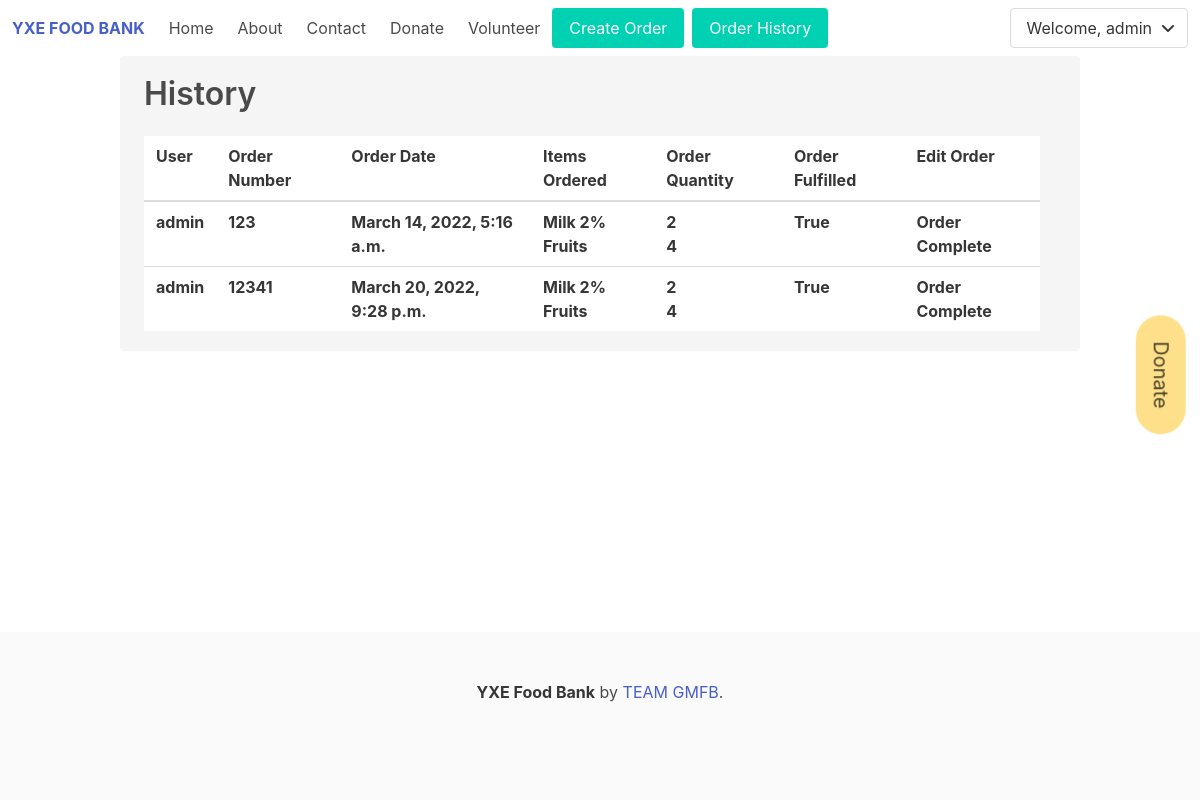
The page /history/ (signed in) on the database as committed earlier.
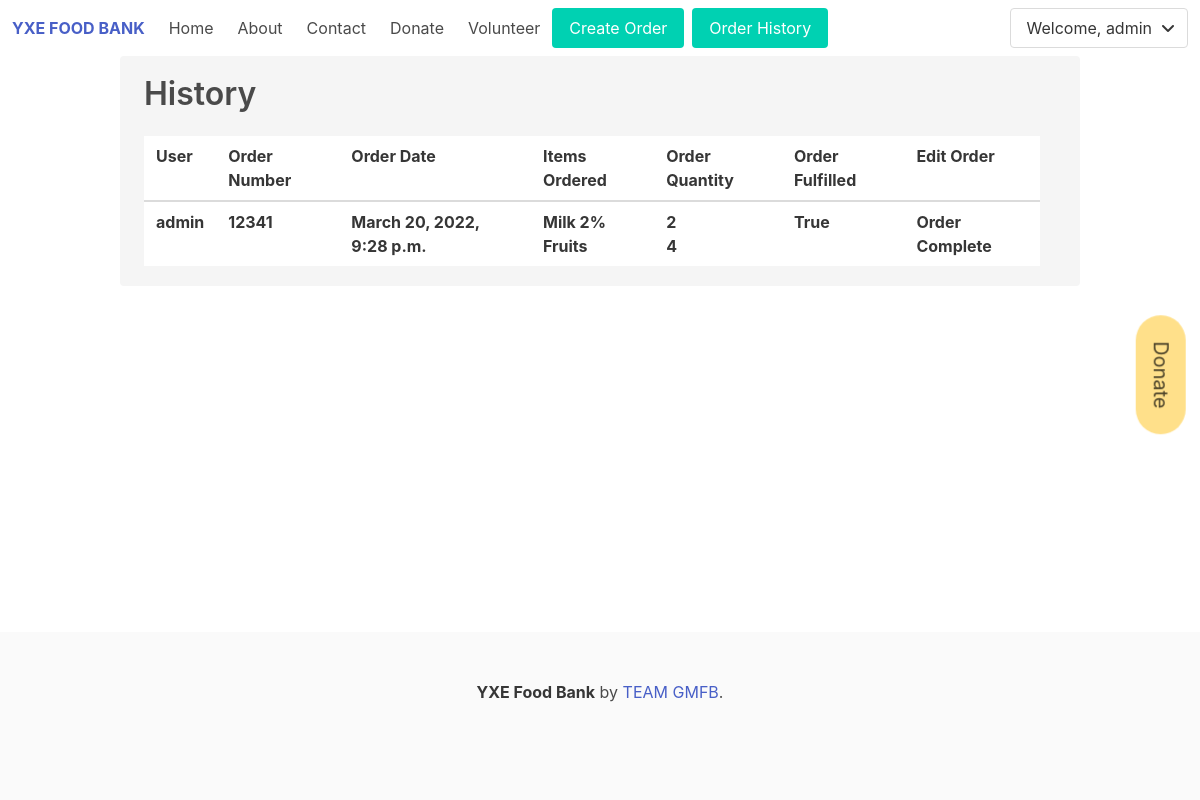
The same page on the database as committed later.
### store/models.py (models this page shows, shortened)
class Form(models.Model):
    customer = models.ForeignKey(
        Account, on_delete=models.SET_NULL, blank=True, null=True)
    date_ordered = models.DateTimeField(auto_now_add=True)
    complete = models.BooleanField(default=False, null=True, blank=False)
    transaction_id = models.CharField(max_length=200, null=True)
    notes = models.CharField(max_length=200, null=True)
    fufilled = models.BooleanField(default=False, null=True, blank=False)

class Formitems(models.Model):
    product = models.ForeignKey(
        Product, on_delete=models.SET_NULL, blank=True, null=True)
    form = models.ForeignKey(
        Form, on_delete=models.SET_NULL, blank=True, null=True)
    quantity = models.IntegerField(default=0, null=True, blank=True)
    date_added = models.DateTimeField(auto_now_add=True)

class Product(models.Model):
    name = models.CharField(max_length=200, null=True)
    quantity = models.IntegerField(default=0, null=True, blank=True)
    image = models.ImageField(null=True, blank=True)
    def __str__(self):
        return self.name

### account/models.py (models this page shows, shortened)
class Account(AbstractBaseUser):
    email = models.EmailField(verbose_name="email", max_length=60, unique=True)
    username = models.CharField(max_length=30, unique=True)
    date_joined = models.DateTimeField(
        verbose_name='date joined', auto_now_add=True)
    last_login = models.DateTimeField(verbose_name='last login', auto_now=True)
    is_admin = models.BooleanField(default=False)
    is_active = models.BooleanField(default=True)
    is_staff = models.BooleanField(default=False)
    is_superuser = models.BooleanField(default=False)
    phone = models.CharField(
        verbose_name="phone", max_length=10, unique=True)
    first_name = models.CharField(max_length=30)
    last_name = models.CharField(max_length=30)
    USERNAME_FIELD = 'username'
    REQUIRED_FIELDS = ['email', 'phone', 'first_name', 'last_name']
    objects = MyAccountManager()
    def __str__(self):
        return self.username

### userHist/views.py (the view)
# urls.py: path('history/', views.userHistPage, name="userHist"),
def userHistPage(request):
    user = request.user
    products = Product.objects.all()
    accounts = Account.objects.all()
    form = Form.objects.all().filter(customer=user).filter(complete=True)
    formitem = Formitems.objects.all()
    context = {'products':products,'account':accounts,'form': form, 'formitems':formitem}
    if (request.method == 'POST') and ('delete' in request.POST):
        for x in form:
            x.delete()
            return redirect('userHist')
    return render(request, 'userHist.html', context)

### userHist/templates/userHist.html (shortened to what this page needs)
{% extends 'main.html' %} {% block content %}
<div class="container">
  <div class="notification is-secondary">
    <div class="title">History</div>
      <div class="table-container">
        <table class="table">
          <thead>
            <tr>
              <th>User</th>
              <th>Order Number</th>
              <th>Order Date</th>
              <th>Items Ordered</th>
              <th>Order Quantity</th>
              <th>Order Fulfilled</th>
              <th>Edit Order</th>
            </tr>
          </thead>
          <tbody>
            <tr>
              {% for x in form %}
              <th>{{ x.customer }}</th>
              <th>{{ x.transaction_id }}</th>
              <th>{{ x.date_ordered }}</th>
              <th>
              {% for y in formitems %}
              <dl>{{ y.product }}</dl>
              {% endfor %}
              </th>
              <th>
                {% for y in formitems %}
                <dl>{{y.quantity}}</dl>
                {% endfor %}
              </th>
              <th>{{ x.fufilled }}</th>
              {% if x.fufilled == False %}
              <th>
                <form method="POST">
                  {% csrf_token %}
                     <div class="buttons">
                       <button name="delete" value="{{x.transaction_id}}"
                         class="button is-danger">Cancel</button>
                     </div>
               </form>
              </th>
              {% else %}
              <th>Order Complete</th>
              {% endif %}
            </tr>
            {% endfor %}
          </tbody>
        </table>
      </div>
  </div>
</div>
{% endblock content %}

### templates/navbar.html (shortened to what this page needs)
<nav class="navbar" role="navigation" aria-label="main navigation">
  <div class="navbar-brand">
    <a class="navbar-item logotext" href="/"> YXE FOOD BANK </a>
  </div>
  <div id="navbarBasicExample" class="navbar-menu">
    <div class="navbar-start">
      <a class="navbar-item" href="{% url 'home' %}"> Home </a>
      <a class="navbar-item" href="{% url 'about' %}"> About </a>
      <a class="navbar-item"href="{% url 'contact' %}"> Contact </a>
      <a class="navbar-item" href="{% url 'donate' %}"> Donate </a>
      <a class="navbar-item" href="{% url 'volunteer' %}"> Volunteer </a>
      {% if request.user.is_authenticated %}
          <nav class="level" href="{% url 'store' %}">
            <div class="level-item has-text-centered">
              <div>
                <div class="buttons">
                  <button class="button is-primary" onclick="location.href='{% url "store" %}' " >Create Order</button>
                  <button class="button is-primary" onclick="location.href='{% url "userHist" %}' " >Order History</button>
                </div>
              </div>
            </div>
      {% endif %}
    </div>
    <div class="navbar-end">
      <div class="navbar-item">
        <div class="buttons">
          {% if request.user.is_authenticated %}
          <div class="dropdown is-hoverable">
            <div class="dropdown-trigger">
              <button
                class="button"
                aria-haspopup="true"
                aria-controls="dropdown-menu4"
              >
                <span>Welcome, {{request.user}}</span>
                <span class="icon is-small">
                  <i class="fas fa-angle-down" aria-hidden="true"></i>
                </span>
              </button>
            </div>
          </div>
          {% else %}
          <a class="button is-light" href="/login"> Log in </a>
          <a href="{% url 'register' %}" class="button is-primary">
            <strong>Sign up</strong>
          </a>
          {% endif %}
        </div>
      </div>
    </div>
  </div>
</nav>

Rows that differ between the two databases and show on the page:
no longer on this page (row edited): Form: customer "admin", transaction_id "123", date_ordered "March 14, 2022, 5:16 a.m.", fufilled "True", shows "Order Complete", Formitems (product "Milk 2%", quantity "2"), Formitems (product "Fruits", quantity "4")
